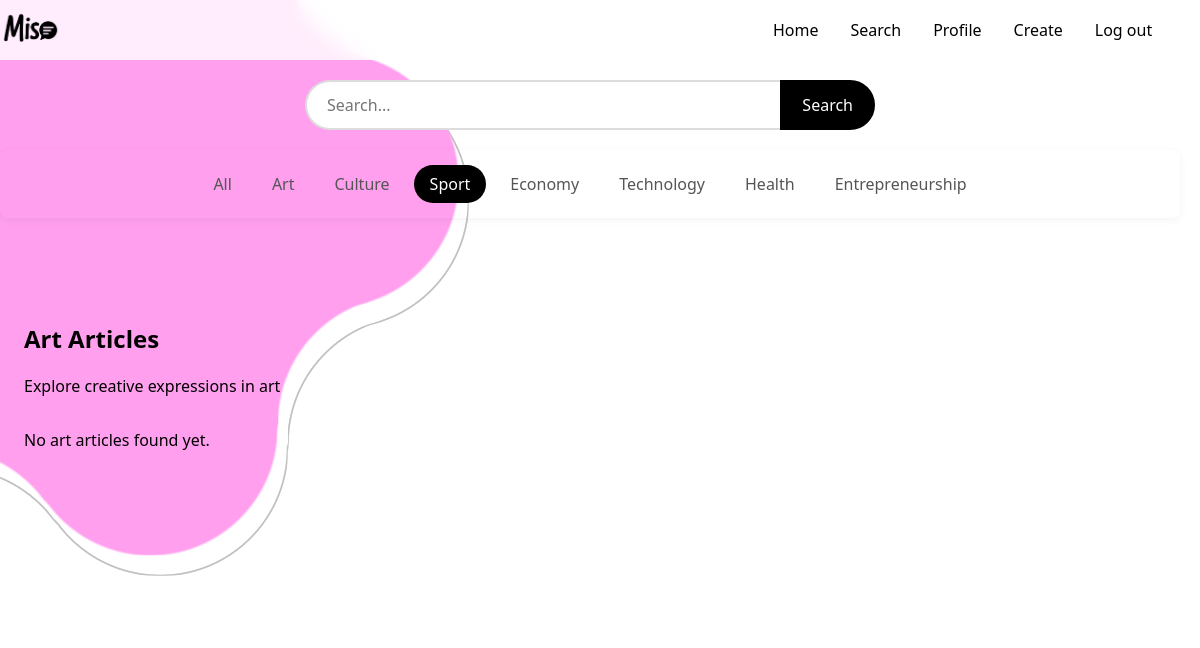
Page /category/sport (signed in) on the earlier database version.
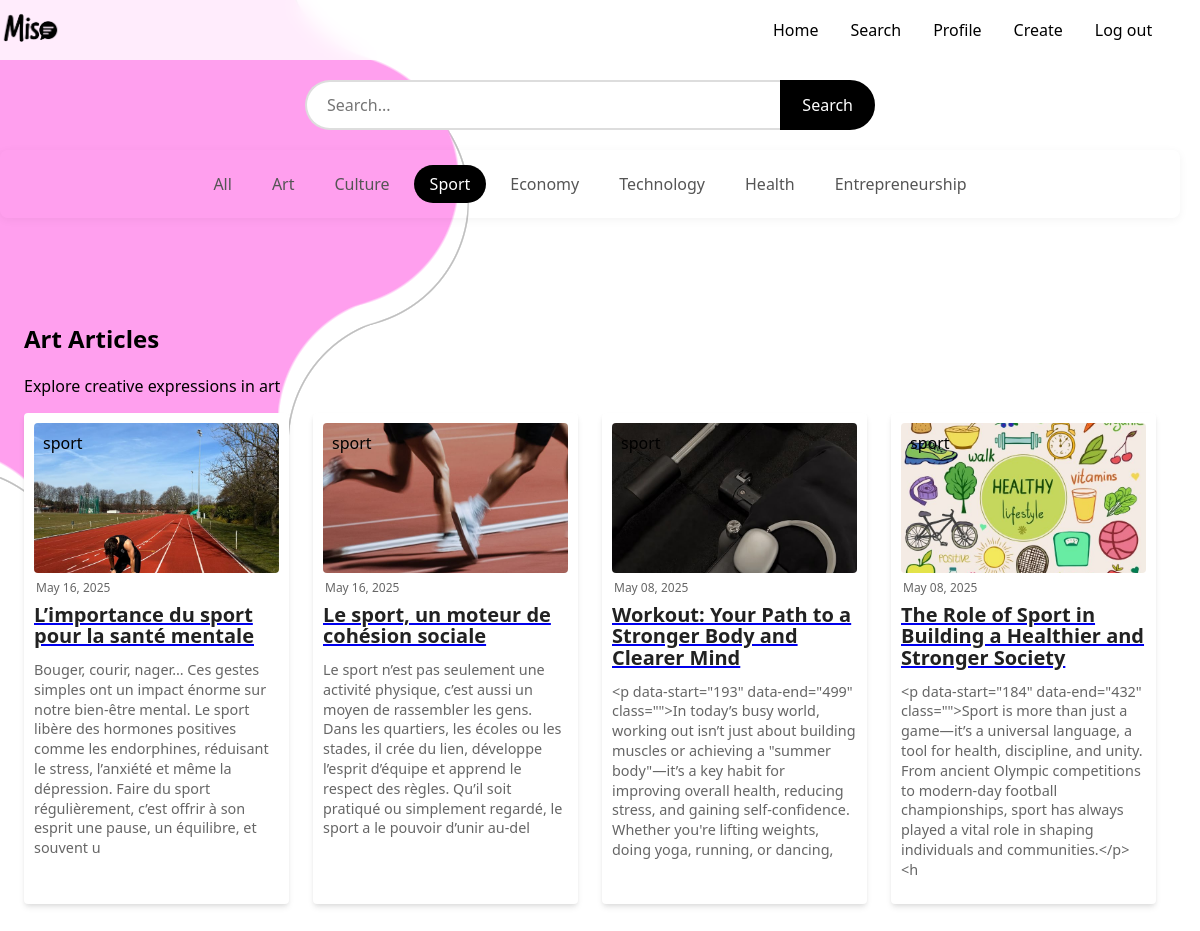
Same page on the later database version.
### app.py (models this page shows)
class Article(db.Model):
    id = db.Column(db.Integer, primary_key=True)
    title = db.Column(db.String(200), nullable=False)
    content = db.Column(db.Text, nullable=False)
    excerpt = db.Column(db.String(300))
    category = db.Column(db.String(50), nullable=False)
    date = db.Column(db.String(50), default=lambda: datetime.now(timezone.utc).strftime('%B %d, %Y'))
    image_url = db.Column(db.String(200), default='default_article.jpg')
    author_id = db.Column(db.Integer, db.ForeignKey('user.id'), nullable=False)
    comments = db.relationship('Comment', backref='article', lazy=True)
    likes = db.relationship('Like', backref='article', lazy=True)

### app.py (the view)
@app.route('/category/<category_name>')
def category_page(category_name):
    valid_categories = ['art', 'culture', 'sport', 'economy',
                       'technology', 'health', 'entrepreneurship', 'other']
    if category_name not in valid_categories:
        abort(404)
    if 'user_id' not in session:
        return redirect(url_for('category_be', category_name=category_name))
    articles = Article.query.filter_by(category=category_name).order_by(Article.id.desc()).all()
    category_meta = {
        'art': {'color': '#FF9FEE', 'description': 'Creative expressions'},
        'culture': {'color': '#B3B0FF', 'description': 'Global traditions'},
        'sport': {'color': '#FD0261', 'description': 'Athletic excellence'},
        'economy': {'color': '#aae354', 'description': 'Market dynamics'},
        'technology': {'color': '#A4A1AA', 'description': 'Digital innovations'},
        'health': {'color': '#524F56', 'description': 'Mind and body wellness'},
        'entrepreneurship': {'color': '#252275', 'description': 'Startup journeys'},
        'other': {'color': '#91558e', 'description': 'Miscellaneous gems'}
    }
    return render_template(f'categories/{category_name}.html',
                         articles=articles,
                         category_name=category_name,
                         category_color=category_meta[category_name]['color'],
                         category_description=category_meta[category_name]['description'])

### templates/categories/sport.html (shortened to what this page needs)
<!DOCTYPE html>
<html>
    <head>
        <link rel="stylesheet" href="{{ url_for('static', filename='css/categories/art.css') }}">
    </head>
    <body>
        <div class="wavy-circle-first wavy-circle"></div>
        <div class="wavy-circle-second wavy-circle"></div>
        <div class="wavy-circle-third wavy-circle"></div>
        <nav class="navbar">
            <a href="{{ url_for('home') }}" class="mi">
                <img src="{{ url_for('static', filename='images/logo.png') }}" alt="Miso Logo" class="logo-img">
            </a>
          <div class="navbar-links">
              <ul>
                  <li><a href="{{ url_for('home_after_login') }}">Home</a></li>
                  <li><a href="{{ url_for('search') }}">Search</a></li>
                  <li><a href="{{ url_for('profile') }}">Profile</a></li>
                  <li><a href="{{ url_for('create') }}">Create</a></li>
                  <li><a href="{{ url_for('logout') }}">Log out</a></li>
              </ul>
          </div>
      </nav>
      <div class="search-container">
        <form action="{{ url_for('search') }}" method="GET">
            <input type="text" name="q" placeholder="Search..." class="search-input" value="{{ query or '' }}">
            <button type="submit" class="search-button">Search</button>
        </form>
    </div>
    <div class="categories-nav">
        <ul class="categories-list">
            <li><a href="{{ url_for('search') }}">All</a></li>
            <li><a href="{{ url_for('category_page', category_name='art') }}">Art</a></li>
            <li><a href="{{ url_for('category_page', category_name='culture') }}">Culture</a></li>
            <li><a href="{{ url_for('category_page', category_name='sport') }}" class="active">Sport</a></li>
            <li><a href="{{ url_for('category_page', category_name='economy') }}">Economy</a></li>
            <li><a href="{{ url_for('category_page', category_name='technology') }}">Technology</a></li>
            <li><a href="{{ url_for('category_page', category_name='health') }}">Health</a></li>
            <li><a href="{{ url_for('category_page', category_name='entrepreneurship') }}">Entrepreneurship</a></li>
        </ul>
    </div>
    <section class="popular-articles">
        <div class="section-header">
            <h2>Art Articles</h2>
            <p>Explore creative expressions in art</p>
        </div>
        <div class="articles-grid">
            {% for article in articles %}
            <div class="card">
                <div class="header">
                    <div class="image" style="background-image: url('{{ url_for('static', filename=article.image_url) }}')">
                        <span class="tag">{{ article.category }}</span>
                    </div>
                    <div class="date">
                        <span>{{ article.date }}</span>
                    </div>
                </div>
                <div class="info">
                    <a href="{{ url_for('article', id=article.id) }}" class="block">
                        <span class="title">{{ article.title }}</span>
                    </a>
                    <p class="description">{{ article.excerpt }}</p>
                </div>
            </div>
            {% else %}
            <div class="no-results">
                <p>No art articles found yet.</p>
            </div>
            {% endfor %}
        </div>
    </section>
</body>
</html>

Differences in the rows shown:
added Article: image_url (picture), category "sport", date "May 16, 2025", title "L’importance du sport pour la santé mentale", excerpt "Bouger, courir, nager… Ces gestes simples ont un impact énorme sur notre bien-être mental. Le sport libère des hormones positives comme les endorphines, réduisant le stress, l’anxiété et même la dépression. Faire du sport régulièrement, c’est offrir à son esprit une pause, un équilibre, et souvent u"
added Article: image_url (picture), category "sport", date "May 16, 2025", title "Le sport, un moteur de cohésion sociale", excerpt "Le sport n’est pas seulement une activité physique, c’est aussi un moyen de rassembler les gens. Dans les quartiers, les écoles ou les stades, il crée du lien, développe l’esprit d’équipe et apprend le respect des règles. Qu’il soit pratiqué ou simplement regardé, le sport a le pouvoir d’unir au-del"
now on this page (row edited): Article: image_url (picture), category "sport", date "May 08, 2025", title "Workout: Your Path to a Stronger Body and Clearer Mind", excerpt "<p data-start=\"193\" data-end=\"499\" class=\"\">In today’s busy world, working out isn’t just about building muscles or achieving a \"summer body\"—it’s a key habit for improving overall health, reducing stress, and gaining self-confidence. Whether you're lifting weights, doing yoga, running, or dancing,"
now on this page (row edited): Article: image_url (picture), category "sport", date "May 08, 2025", title "The Role of Sport in Building a Healthier and Stronger Society", excerpt "<p data-start=\"184\" data-end=\"432\" class=\"\">Sport is more than just a game—it’s a universal language, a tool for health, discipline, and unity. From ancient Olympic competitions to modern-day football championships, sport has always played a vital role in shaping individuals and communities.</p> <h"
Other differences:
text no longer shown: "No art articles found yet."
